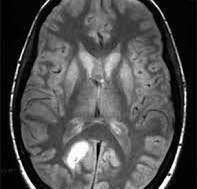
#> input picture mri.jpg, 197 x 189 px, found by its file name
$ python project.py
#> lines starting #> are read from the running program, lines starting #| are printed output that depends on the picture; after the words box and inside, x2 and y2 are one past the last pixel; in counts of white or black regions, pixels touching at a corner belong together
import cv2
import numpy as np
file_path = "D:\\NaanMudhalvan\\Project\\priya\\mri.jpg"
img = cv2.imread(file_path, cv2.IMREAD_GRAYSCALE)
#> img is the input picture: shape (189, 197); min 0, max 255, mean 78.6
if img is None:
    print("Failed to load image. Check the file path or format.")
    exit()
img_resized = cv2.resize(img, (512, 512))
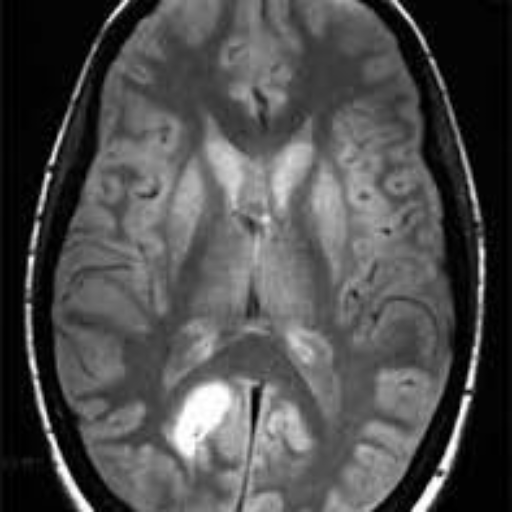
#> img_resized: shape (512, 512); min 0, max 255, mean 78.5
img_equalized = cv2.equalizeHist(img_resized)
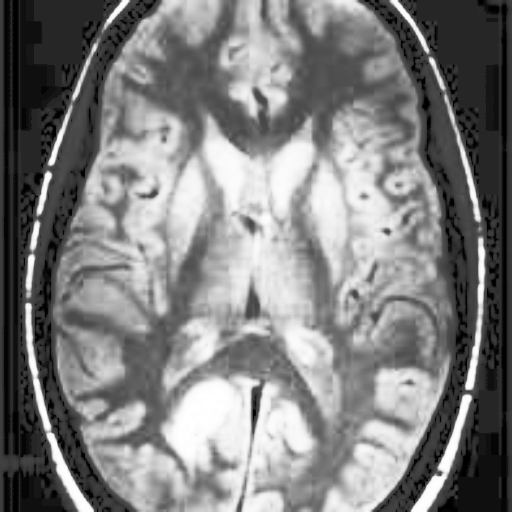
#> img_equalized: shape (512, 512); min 0, max 255, mean 127.3
_, thresh = cv2.threshold(img_equalized, 100, 255, cv2.THRESH_BINARY)
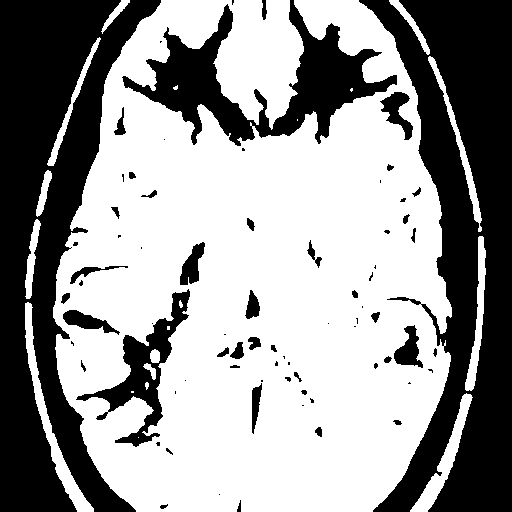
#> thresh: shape (512, 512); 60% white; 75 black regions (34 under 20 px)
contours, _ = cv2.findContours(thresh, cv2.RETR_EXTERNAL, cv2.CHAIN_APPROX_SIMPLE)
#> contours = 13 contours, 3 with area under 20; largest, box (x1, y1, x2, y2) and area: (53, 0, 452, 512) 157109, (25, 302, 94, 512) 1816, (410, 393, 473, 512) 1401, (465, 236, 486, 391) 980, (428, 56, 482, 232) 852
img_output = cv2.cvtColor(img_equalized, cv2.COLOR_GRAY2BGR)
for cnt in contours:
    area = cv2.contourArea(cnt)
    if area > 500:
        x, y, w, h = cv2.boundingRect(cnt)
        cv2.rectangle(img_output, (x, y), (x + w, y + h), (0, 255, 0), 2)
#> this loop made 13 passes
#> (area, x, y, w, h) on passes 1, 2, 3, 9, 10, 12: (1401, 410, 393, 63, 119), (1816.5, 25, 302, 69, 210), (980, 465, 236, 21, 155), (851.5, 428, 56, 54, 176), (605, 47, 37, 54, 129), (157109, 53, 0, 399, 512)
#> area on passes 4, 5, 11, 13: 450.5, 267.5, 347.5, 199.5
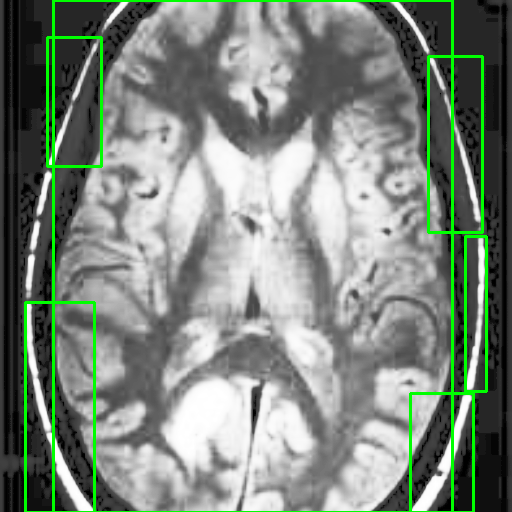
#> img_output: shape (512, 512, 3); mean B, G, R 124.4, 134.2, 124.4
cv2.imshow("Equalized", img_equalized)
cv2.imshow("Threshold", thresh)
cv2.imshow("Highlighted Regions", img_output)
cv2.waitKey(0)
cv2.destroyAllWindows()
